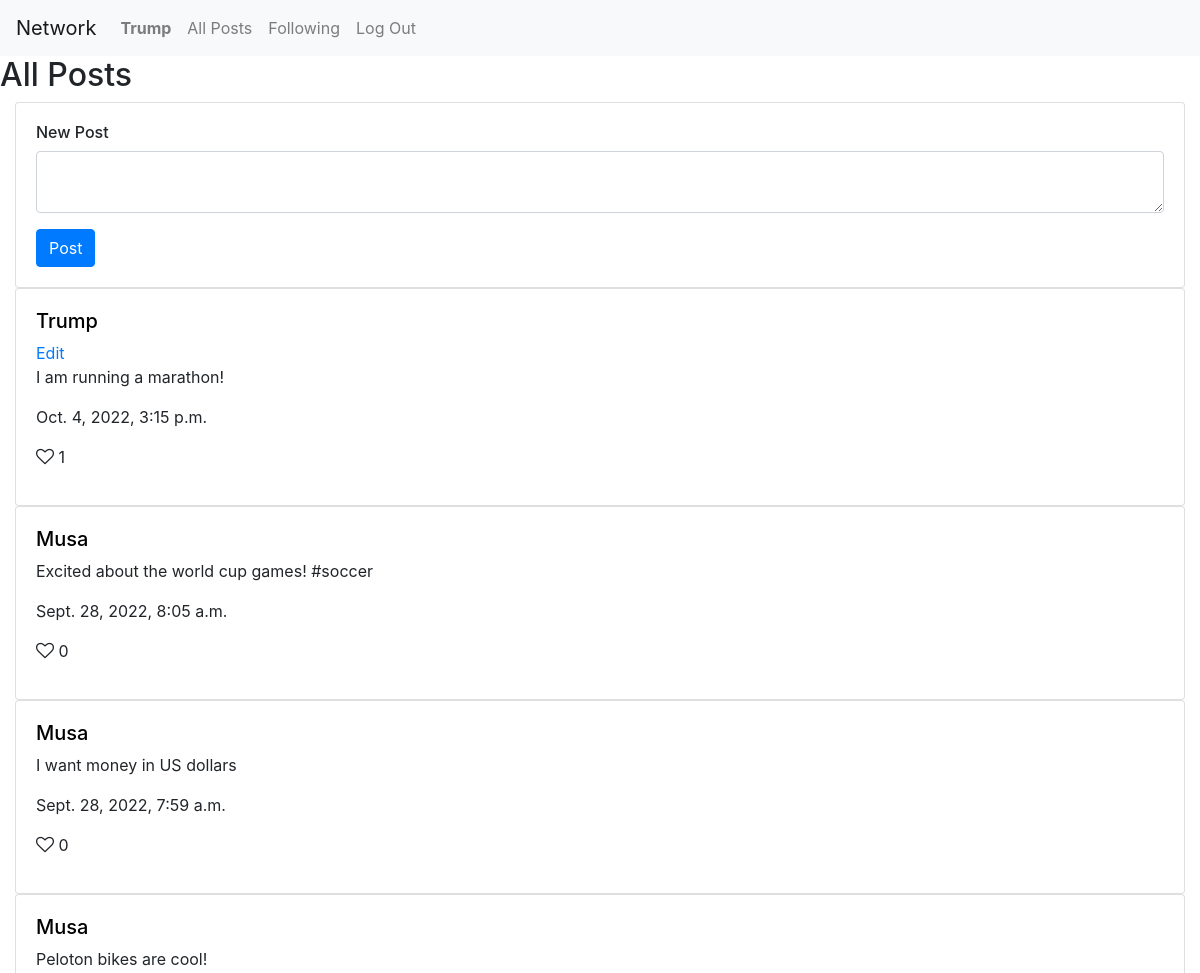
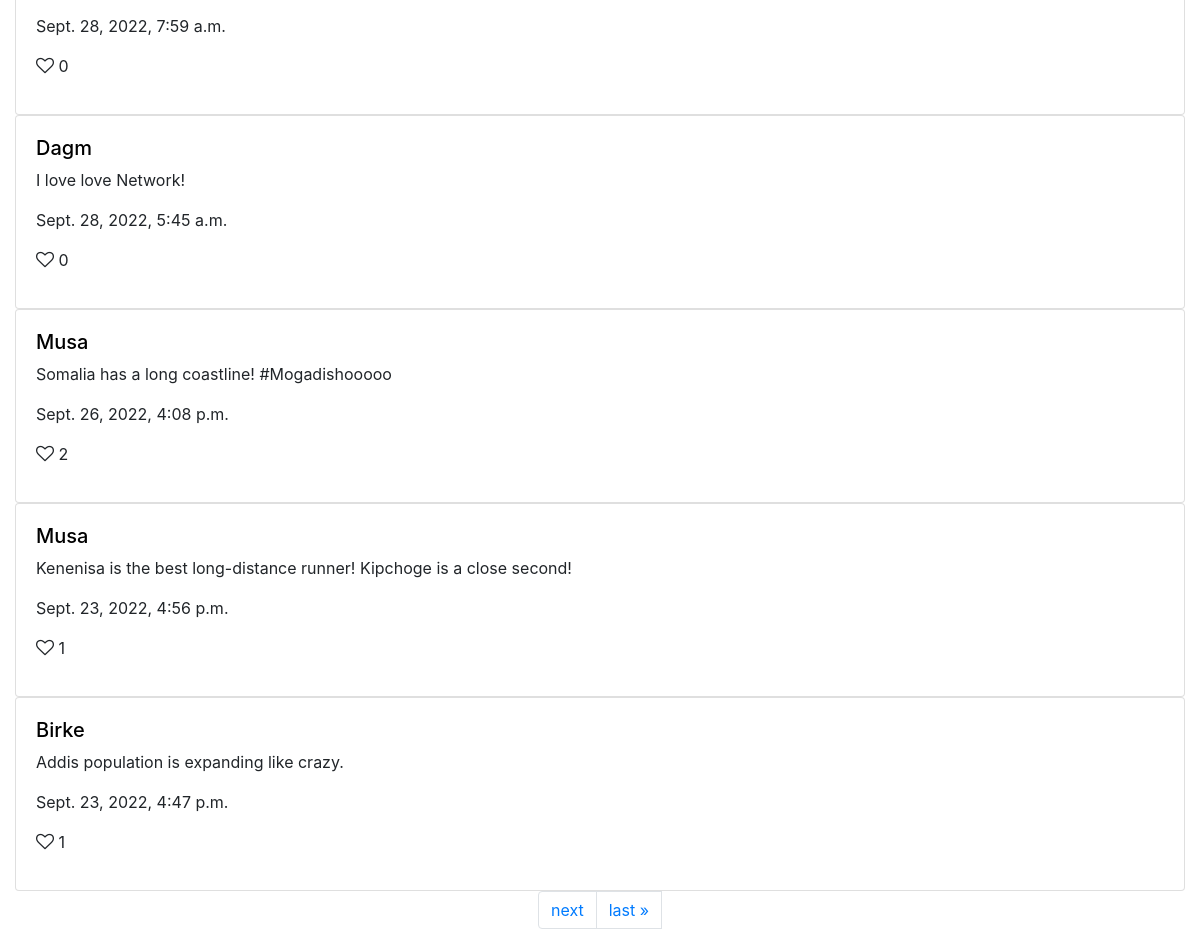
The page / (signed in) on the database its author committed (2 pictures, top to bottom).
### network/models.py (models this page shows, shortened)
class User(AbstractUser):
    pass
    followers = models.ManyToManyField('self', symmetrical=False, related_name= "following",
                blank=True)

class Post(models.Model):
     post_id = models.AutoField(primary_key=True)
     postNote = models.TextField()
     poster = models.ForeignKey(User, on_delete=models.CASCADE, related_name="posts", null = True)
     timeStamp = models.DateTimeField(auto_now_add=True, null=True)
     likes = models.IntegerField(default = 0, null=True)
     likers =  models.ManyToManyField(User,  related_name="likerz", null = True)

### network/views.py (the view)
# urls.py: path("", views.index, name="index"),
def index(request):
    if request.method == "POST":
        Postform = PostForm(request.POST)
    else:
        post_list = Post.objects.order_by("-timeStamp").all()
        paginator = Paginator(post_list, 8)
        page_number = request.GET.get('page')
        page_obj = paginator.get_page(page_number)
        return render(request, 'network/index.html',
        {
        "posts" : Post.objects.order_by("-timeStamp").all(),
        'page_obj': page_obj,
            })

### network/templates/network/index.html (shortened to what this page needs)
{% extends "network/layout.html" %}
{% load static %}
{% block body %}
    <h2>All Posts</h2>
    {% if user.is_authenticated %}
    <div class = "container-fluid">
        <div class = "card space">
            <h6>New Post</h6>
            <div c>
                <form  id = "post-form">
                    <div class="form-group">
                        <textarea class="form-control" id="post-text" name= "posttext" ></textarea>
                    </div>
                    <div>
                        <input id = "post" type="submit" value ="Post" class="btn btn-primary"/>
                    </div>
                </form>
            </div>
        </div>
    </div>
   {% endif %}
   <div id="posts-view">
    {% for post in page_obj %}
    <div  class = "container-fluid">
            <div id = "{{ post.post_id }}"class="card space" >
                <a  style="color:black" href="{% url 'profile' post.poster %}" ><h5> {{ post.poster| capfirst }}</h5> </a>
                {% if user.is_authenticated %}
                    {% if user == post.poster %}
                        <a class = "link" id = "a{{ post.post_id }}" href="{% url 'edit' %}">Edit</a>
                    {% endif %}
                {% endif %}
                <p class =  "post" id = "post{{ post.post_id }}"> {{ post.postNote }}</p>
                <p> {{ post.timeStamp }}</p>
                {% if  user in  post.likers.all %}
                    <p id = "like{{ post.post_id }}" ><a  class = "like" id = "c{{post.post_id}}"><i  id = "b{{ post.post_id }}" class=" fa fa-heart" style="font-size:18px; color: blue"></i> </a> {{post.likes}}</a></p>
                {% else %}
                    <p id = "like{{ post.post_id }}" ><a  class = "like" id = "c{{post.post_id}}"><i  id = "b{{ post.post_id }}" class=" fa fa-heart-o" style="font-size:18px"></i> </a> {{post.likes}}</a></p>
                {% endif %}
            </div>
    </div>
    {% empty %}
        <div> No Posts Avialable.</div>
    {% endfor %}
    <nav aria-label="Page navigation example">
        <ul class="pagination justify-content-center">
                {% if page_obj.has_next %}
                   <li class="page-item">
                        <a class="page-link" href="?page={{ page_obj.next_page_number }}">next</a>
                   </li>
                   <li>
                        <a class="page-link" href="?page={{ page_obj.paginator.num_pages }}">last &raquo;</a>
                    </li>
                {% endif %}
        </ul>
    </nav>
</div>
{% endblock %}

### network/templates/network/layout.html (shortened to what this page needs)
{% load static %}
<!DOCTYPE html>
<html lang="en">
    <head>
        <link rel="stylesheet" href="https://stackpath.bootstrapcdn.com/bootstrap/4.4.1/css/bootstrap.min.css">
        <link href="{% static 'network/styles.css' %}" rel="stylesheet">
        <link rel="stylesheet" href="https://cdnjs.cloudflare.com/ajax/libs/font-awesome/4.7.0/css/font-awesome.min.css">
    </head>
    <body>
        <nav class="navbar navbar-expand-lg navbar-light bg-light">
            <a class="navbar-brand" href="#">Network</a>
            <div>
              <ul class="navbar-nav mr-auto">
                {% if user.is_authenticated %}
                    <li class="nav-item">
                        <a class="nav-link" href="#"><strong>{{ user.username }}</strong></a>
                    </li>
                {% endif %}
                <li class="nav-item">
                  <a class="nav-link" href="{% url 'index' %}">All Posts</a>
                </li>
                {% if user.is_authenticated %}
                    <li class="nav-item">
                        <a class="nav-link" href="{% url 'following' %}">Following</a>
                    </li>
                    <li class="nav-item">
                        <a class="nav-link" href="{% url 'logout' %}">Log Out</a>
                    </li>
                {% endif %}
              </ul>
            </div>
          </nav>
        <div class="body">
            {% block body %}
            {% endblock %}
        </div>
    </body>
</html>

### network/static/network/styles.css (style rules this page uses)
.space { padding : 20px; }

### rows shown on the page
User: username "Trump"
Post: poster "Trump", postNote "I am running a marathon!", timeStamp "Oct. 4, 2022, 3:15 p.m.", likes "1"
Post: poster "Musa", postNote "Excited about the world cup games! #soccer", timeStamp "Sept. 28, 2022, 8:05 a.m.", likes "0"
Post: poster "Musa", postNote "I want money in US dollars", timeStamp "Sept. 28, 2022, 7:59 a.m.", likes "0"
Post: poster "Musa", postNote "Peloton bikes are cool!", timeStamp "Sept. 28, 2022, 7:59 a.m.", likes "0"
Post: poster "Dagm", postNote "I love love Network!", timeStamp "Sept. 28, 2022, 5:45 a.m.", likes "0"
Post: poster "Musa", postNote "Somalia has a long coastline! #Mogadishooooo", timeStamp "Sept. 26, 2022, 4:08 p.m.", likes "2"
Post: poster "Musa", postNote "Kenenisa is the best long-distance runner! Kipchoge is a close second!", timeStamp "Sept. 23, 2022, 4:56 p.m.", likes "1"
Post: poster "Birke", postNote "Addis population is expanding like crazy.", timeStamp "Sept. 23, 2022, 4:47 p.m.", likes "1"
